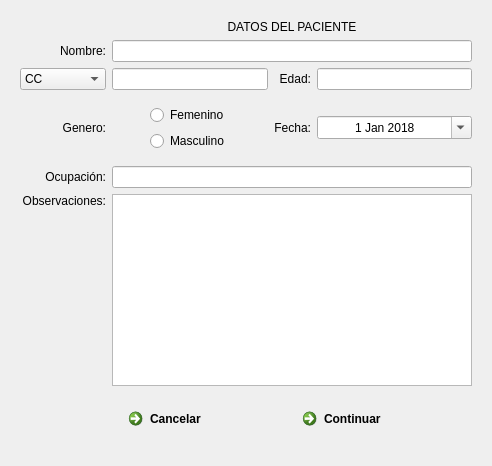
         <widget class="QWidget" name="page_2">
          <layout class="QGridLayout" name="gridLayout_2">
           <item row="0" column="0">
            <widget class="QWidget" name="widget_2" native="true">
             <property name="sizePolicy">
              <sizepolicy hsizetype="Maximum" vsizetype="Minimum">
               <horstretch>0</horstretch>
               <verstretch>0</verstretch>
              </sizepolicy>
             </property>
             <property name="maximumSize">
              <size>
               <width>600</width>
               <height>16777215</height>
              </size>
             </property>
             <property name="focusPolicy">
              <enum>Qt::NoFocus</enum>
             </property>
             <property name="contextMenuPolicy">
              <enum>Qt::DefaultContextMenu</enum>
             </property>
             <property name="inputMethodHints">
              <set>Qt::ImhPreferNumbers</set>
             </property>
             <layout class="QGridLayout" name="gridLayout_3">
              <item row="2" column="0">
               <widget class="QComboBox" name="comboBox">
                <property name="layoutDirection">
                 <enum>Qt::LeftToRight</enum>
                </property>
                <item>
                 <property name="text">
                  <string>CC</string>
                 </property>
                </item>
                <item>
                 <property name="text">
                  <string>TI</string>
                 </property>
                </item>
                <item>
                 <property name="text">
                  <string>Pasaporte</string>
                 </property>
                </item>
               </widget>
              </item>
              <item row="1" column="0">
               <widget class="QLabel" name="label_3">
                <property name="text">
                 <string>Nombre:</string>
                </property>
                <property name="alignment">
                 <set>Qt::AlignRight|Qt::AlignTrailing|Qt::AlignVCenter</set>
                </property>
               </widget>
              </item>
              <item row="4" column="0">
               <widget class="QLabel" name="label_6">
                <property name="text">
                 <string>Genero:</string>
                </property>
                <property name="alignment">
                 <set>Qt::AlignRight|Qt::AlignTrailing|Qt::AlignVCenter</set>
                </property>
               </widget>
              </item>
              <item row="2" column="3">
               <widget class="QLineEdit" name="lineEdit_3">
                <property name="inputMethodHints">
                 <set>Qt::ImhPreferNumbers</set>
                </property>
                <property name="maxLength">
                 <number>2</number>
                </property>
                <property name="frame">
                 <bool>true</bool>
                </property>
                <property name="alignment">
                 <set>Qt::AlignCenter</set>
                </property>
               </widget>
              </item>
              <item row="1" column="1" colspan="3">
               <widget class="QLineEdit" name="lineEdit">
                <property name="maximumSize">
                 <size>
                  <width>16777215</width>
                  <height>16777215</height>
                 </size>
                </property>
                <property name="alignment">
                 <set>Qt::AlignCenter</set>
                </property>
               </widget>
              </item>
              <item row="6" column="1" colspan="3">
               <widget class="QTextEdit" name="textEdit">
                <property name="sizePolicy">
                 <sizepolicy hsizetype="Expanding" vsizetype="Minimum">
                  <horstretch>0</horstretch>
                  <verstretch>0</verstretch>
                 </sizepolicy>
                </property>
               </widget>
              </item>
              <item row="2" column="2">
               <widget class="QLabel" name="label_5">
                <property name="text">
                 <string>Edad:</string>
                </property>
                <property name="alignment">
                 <set>Qt::AlignRight|Qt::AlignTrailing|Qt::AlignVCenter</set>
                </property>
               </widget>
              </item>
              <item row="2" column="1">
               <widget class="QLineEdit" name="lineEdit_2">
                <property name="inputMethodHints">
                 <set>Qt::ImhFormattedNumbersOnly|Qt::ImhPreferNumbers</set>
                </property>
                <property name="maxLength">
                 <number>10</number>
                </property>
                <property name="alignment">
                 <set>Qt::AlignCenter</set>
                </property>
                <property name="cursorMoveStyle">
                 <enum>Qt::LogicalMoveStyle</enum>
                </property>
               </widget>
              </item>
              <item row="5" column="0">
               <widget class="QLabel" name="label">
                <property name="text">
                 <string>Ocupación:</string>
                </property>
                <property name="alignment">
                 <set>Qt::AlignRight|Qt::AlignTrailing|Qt::AlignVCenter</set>
                </property>
               </widget>
              </item>
              <item row="6" column="0" alignment="Qt::AlignTop">
               <widget class="QLabel" name="label_7">
                <property name="text">
                 <string>Observaciones:</string>
                </property>
                <property name="alignment">
                 <set>Qt::AlignRight|Qt::AlignTrailing|Qt::AlignVCenter</set>
                </property>
               </widget>
              </item>
              <item row="4" column="3">
               <widget class="QDateEdit" name="dateEdit">
                <property name="alignment">
                 <set>Qt::AlignCenter</set>
                </property>
                <property name="calendarPopup">
                 <bool>true</bool>
                </property>
                <property name="date">
                 <date>
                  <year>2018</year>
                  <month>1</month>
                  <day>1</day>
                 </date>
                </property>
               </widget>
              </item>
              <item row="4" column="2">
               <widget class="QLabel" name="label_4">
                <property name="text">
                 <string>Fecha:</string>
                </property>
                <property name="alignment">
                 <set>Qt::AlignRight|Qt::AlignTrailing|Qt::AlignVCenter</set>
                </property>
               </widget>
              </item>
              <item row="4" column="1" alignment="Qt::AlignHCenter">
               <widget class="QWidget" name="widget_3" native="true">
                <layout class="QVBoxLayout" name="verticalLayout_2">
                 <item>
                  <widget class="QRadioButton" name="radioButton">
                   <property name="text">
                    <string>Femenino</string>
                   </property>
                  </widget>
                 </item>
                 <item>
                  <widget class="QRadioButton" name="radioButton_2">
                   <property name="inputMethodHints">
                    <set>Qt::ImhFormattedNumbersOnly</set>
                   </property>
                   <property name="text">
                    <string>Masculino</string>
                   </property>
                  </widget>
                 </item>
                </layout>
               </widget>
              </item>
              <item row="5" column="1" colspan="3">
               <widget class="QLineEdit" name="lineEdit_5">
                <property name="alignment">
                 <set>Qt::AlignCenter</set>
                </property>
               </widget>
              </item>
              <item row="7" column="1" colspan="3">
               <widget class="QWidget" name="widget" native="true">
                <layout class="QHBoxLayout" name="horizontalLayout">
                 <item>
                  <widget class="QCommandLinkButton" name="commandLinkButton_2">
                   <property name="text">
                    <string>Cancelar</string>
                   </property>
                   <property name="icon">
                    <iconset>
                     <normaloff>icons/126466-multimedia-collection/png/back.png</normaloff>icons/126466-multimedia-collection/png/back.png</iconset>
                   </property>
                  </widget>
                 </item>
                 <item>
                  <widget class="QCommandLinkButton" name="commandLinkButton">
                   <property name="text">
                    <string>Continuar</string>
                   </property>
                   <property name="icon">
                    <iconset>
                     <normaloff>icons/126466-multimedia-collection/png/next-1.png</normaloff>icons/126466-multimedia-collection/png/next-1.png</iconset>
                   </property>
                  </widget>
                 </item>
                </layout>
               </widget>
              </item>
              <item row="0" column="1" colspan="3">
               <widget class="QLabel" name="label_2">
                <property name="text">
                 <string>DATOS DEL PACIENTE</string>
                </property>
                <property name="alignment">
                 <set>Qt::AlignCenter</set>
                </property>
               </widget>
              </item>
             </layout>
            </widget>
           </item>
          </layout>
         </widget>
